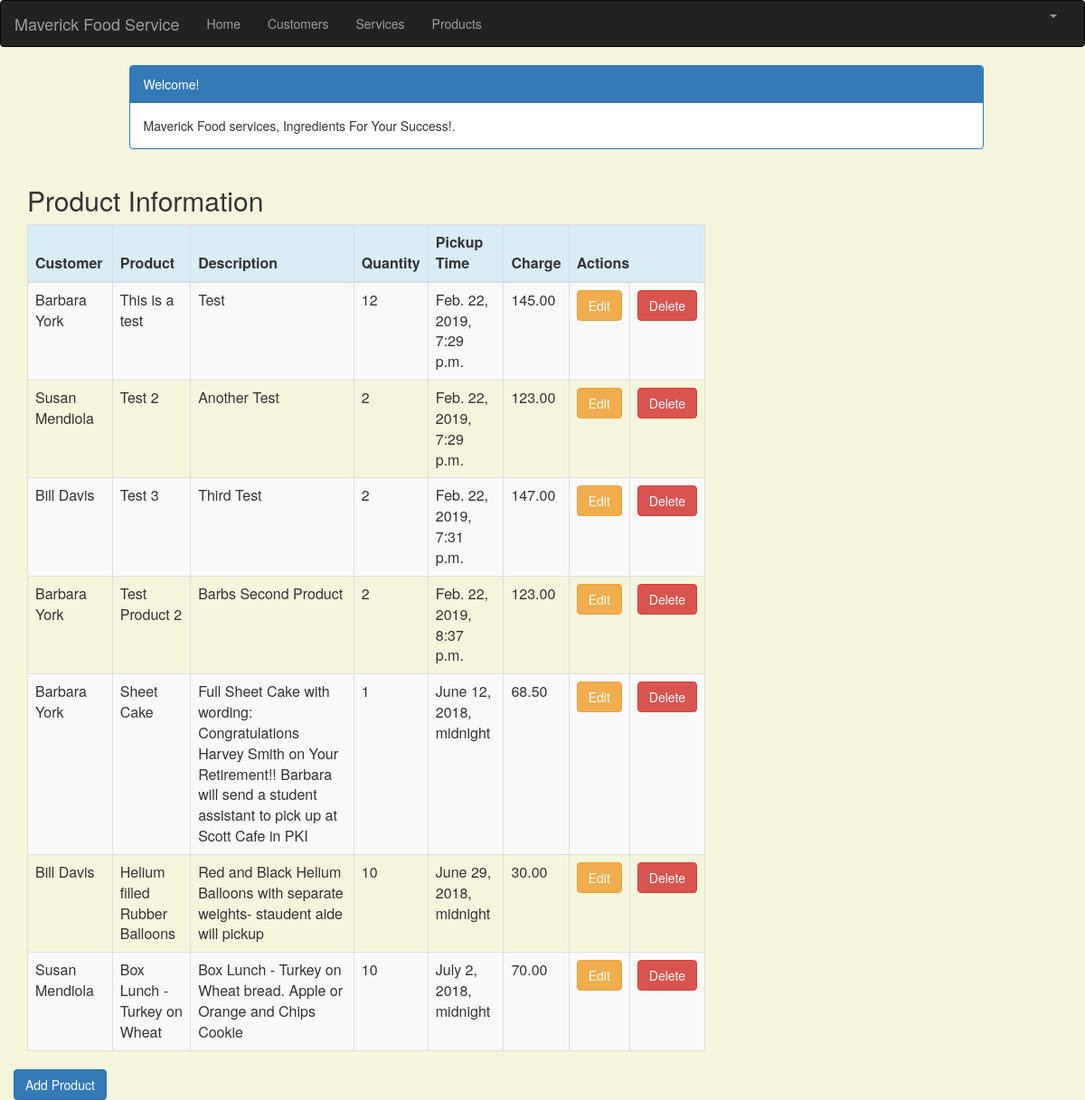
The page /product_list (signed in) on the database its author committed.
### crm/models.py (models this page shows, shortened)
class Product(models.Model):
    cust_name = models.ForeignKey(Customer, on_delete=models.CASCADE, related_name='products')
    product = models.CharField(max_length=100)
    p_description = models.TextField()
    quantity = models.IntegerField()
    pickup_time = models.DateTimeField(
        default=timezone.now)
    charge = models.DecimalField(max_digits=10, decimal_places=2)
    created_date = models.DateTimeField(
        default=timezone.now)
    updated_date = models.DateTimeField(auto_now_add=True)

class Customer(models.Model):
    cust_name = models.CharField(max_length=50)
    organization = models.CharField(max_length=100, blank=True)
    role = models.CharField(max_length=100)
    email = models.EmailField(max_length=100)
    bldgroom = models.CharField(max_length=100)
    address = models.CharField(max_length=200)
    account_number = models.IntegerField(blank=False, null=False)
    city = models.CharField(max_length=50)
    state = models.CharField(max_length=50)
    zipcode = models.CharField(max_length=10)
    phone_number = models.CharField(max_length=50)
    created_date = models.DateTimeField(
        default=timezone.now)
    updated_date = models.DateTimeField(auto_now_add=True)
    def __str__(self):
        return str(self.cust_name)

### crm/views.py (the view)
# urls.py: path('product_list', views.product_list, name='product_list'),
@login_required
def product_list(request):
    products = Product.objects.filter(created_date__lte=timezone.now())
    return render(request, 'crm/product_list.html', {'products': products})

### crm/templates/crm/product_list.html (shortened to what this page needs)
{% extends 'crm/base.html' %}
{% block content %}
    <html>
    <head>
        <link rel="stylesheet" href="https://maxcdn.bootstrapcdn.com/bootstrap/3.3.4/css/bootstrap.min.css">
    </head>
    <body>
    <div class="container">
        <div class="row">
            <div class="col-md-10 col-md-offset-1">
                <div class="panel panel-primary">
                    <div class="panel-heading">Welcome!</div>
                    <div class="panel-body">
                        Maverick Food services, Ingredients For Your Success!.
                    </div>
                </div>
            </div>
        </div>
    </div>
    <div class="row">
        <h2 style="padding-left: 15Px">Product Information</h2>
    </div>
    <div>
        <table class="table table-striped table-bordered table-hover">
            <thead>
            <tr class="bg-info">
                <th>Customer</th>
                <th>Product</th>
                <th>Description</th>
                <th>Quantity</th>
                <th>Pickup Time</th>
                <th>Charge</th>
                <th colspan="3">Actions</th>
            </tr>
            </thead>
            <tbody>
            {% for product in products %}
                <tr>
                    <td>{{ product.cust_name }}</td>
                    <td>{{ product.product }}</td>
                    <td>{{ product.p_description }}</td>
                    <td>{{ product.quantity }}</td>
                    <td>{{ product.pickup_time }}</td>
                    <td>{{ product.charge }}</td>
                    <td><a href="{% url 'crm:product_edit' pk=product.pk %}"
                           class="btn btn-warning">Edit</a></td>
                    <td><a href="{% url 'crm:product_delete' pk=product.pk %}"
                           onclick="return confirm('Are you sure you want to delete?')"
                           class="btn btn-danger">Delete</a>
                    </td>
                </tr>
            {% endfor %}
            </tbody>
        </table>
        <div class="row">
         <a href="{% url 'crm:product_new' %}" class="row"><span
                    class="btn btn-primary">Add Product</span></a>
     </div>
    </div>
    </body>
    </html>
{% endblock %}

### crm/templates/crm/product_list.html (style rules this page uses)
body { background-color: beige; }

### rows shown on the page
Product: cust_name "Barbara York", product "This is a test", p_description "Test", quantity "12", pickup_time "Feb. 22, 2019, 7:29 p.m.", charge "145.00"
Product: cust_name "Susan Mendiola", product "Test 2", p_description "Another Test", quantity "2", pickup_time "Feb. 22, 2019, 7:29 p.m.", charge "123.00"
Product: cust_name "Bill Davis", product "Test 3", p_description "Third Test", quantity "2", pickup_time "Feb. 22, 2019, 7:31 p.m.", charge "147.00"
Product: cust_name "Barbara York", product "Test Product 2", p_description "Barbs Second Product", quantity "2", pickup_time "Feb. 22, 2019, 8:37 p.m.", charge "123.00"
Product: cust_name "Barbara York", product "Sheet Cake", p_description "Full Sheet Cake with wording: Congratulations Harvey Smith on Your Retirement!! Barbara will send a student assistant to pick up at Scott Cafe in PKI", quantity "1", pickup_time "June 12, 2018, midnight", charge "68.50"
Product: cust_name "Bill Davis", product "Helium filled Rubber Balloons", p_description "Red and Black Helium Balloons with separate weights- staudent aide will pickup", quantity "10", pickup_time "June 29, 2018, midnight", charge "30.00"
Product: cust_name "Susan Mendiola", product "Box Lunch - Turkey on Wheat", p_description "Box Lunch - Turkey on Wheat bread. Apple or Orange and Chips Cookie", quantity "10", pickup_time "July 2, 2018, midnight", charge "70.00"
